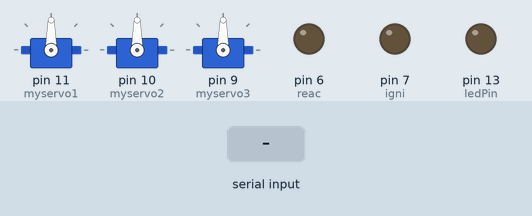
A sketch run on a simulated Arduino Uno, built with avr-gcc and run on an emulated ATmega328P. On the bench: 3 × servo, output pins drawn as LEDs (lit = HIGH). Inputs (shaded band) come from the test bench.

Above: at 1.2 s.
1.3 s: "<,>" received over Serial
At 2.2 s:
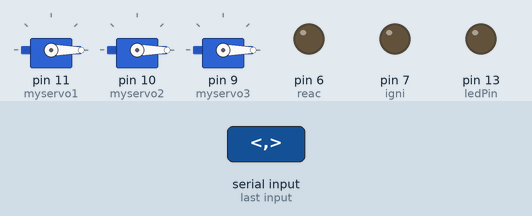
2.8 s: "<90,45>" received over Serial
At 3.4 s:
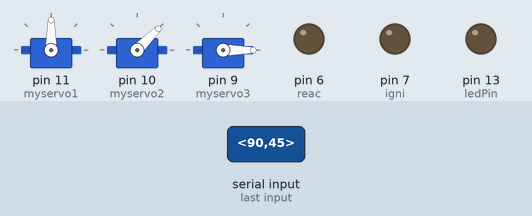
4.3 s: "<30,150>" received over Serial
At 5.5 s:
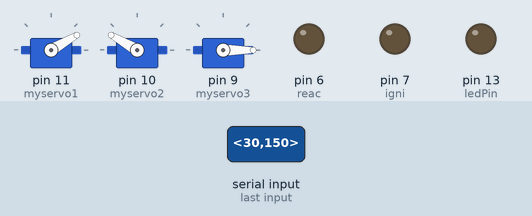
5.8 s: "<90>" received over Serial
At 6.8 s:
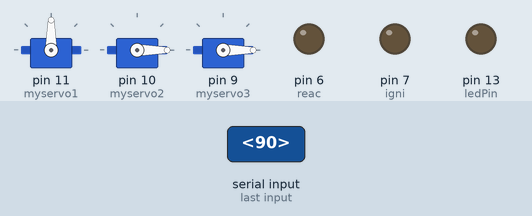
7.3 s: "<200>" received over Serial
At 8.0 s:
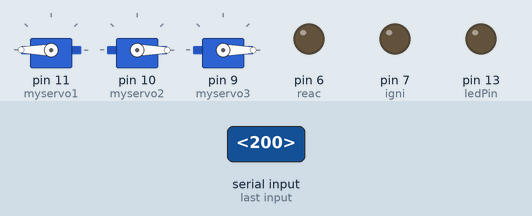
Timing chart, 0 to 9.8 s (numbered marks = the images above; inputs shaded):
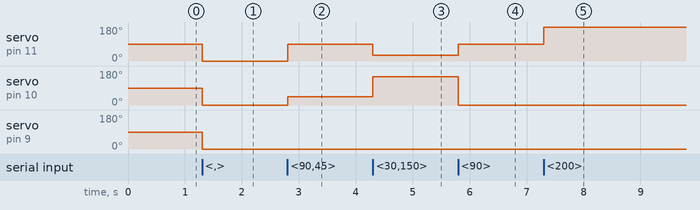

The sketch:

Hexapod.ino
```cpp
#include <Servo.h>
#define datalen 4

Servo myservo1;
Servo myservo2;
Servo myservo3;

const int buttonPin = 2;  // the number of the pushbutton pin
const int ledPin = 13;    // the number of the LED pin
int reac = 6;
int igni = 7;
int i = 0;
int move = 254;

String dataString = ""; // variable to hold input data
int dataArray[datalen]; // array to hold parsed integers
int dataIndex = 0; // index for dataArray

void setup() {
  Serial.begin(115200); // initialize serial communication

  pinMode(ledPin, OUTPUT);
  pinMode(reac, OUTPUT);
  pinMode(igni, OUTPUT);
  myservo1.attach(11);
  myservo2.attach(10);
  myservo3.attach(9);

  myservo1.write(90);
  myservo2.write(90);
  myservo3.write(90);
}

void loop() {
  if (Serial.available()) { // check if there is incoming data
    char incomingChar = Serial.read(); // read incoming character
    // Serial.print(incomingChar);
    if (incomingChar == '<') { // start of data
      dataString = ""; // clear input data
      dataIndex = 0; // reset index for dataArray
    } else if (incomingChar == '>') { // end of data
      parseData(); // call function to parse input data
      control();
    } else { // data character
      dataString += incomingChar; // add to input data
    }
  }

//testing
  // parseData(); // call function to parse input data
  // printData();  // call function to print parsed data
}

void parseData() {
  int commaIndex = 0; // index for locating commas in input string
  while (dataIndex < datalen) { // parse up to 4 integers
    commaIndex = dataString.indexOf(","); // find next comma in input string
    if (commaIndex == -1) {
      commaIndex = dataString.length();
    }
    dataArray[dataIndex] = dataString.substring(0, commaIndex).toInt(); // convert substring to integer and store in array
    dataString = dataString.substring(commaIndex + 1); // remove parsed substring and comma from input string
    dataIndex++; // move to next index in array
  }
}


void printData() {
  Serial.print("Parsed data: ");
  for (i = 0; i < datalen; i++) {
    Serial.print(dataArray[i]);
    Serial.print(" ");
  }
  Serial.println();
}

void control()
{
  myservo1.write(dataArray[0]); // 11 pin  tibia
  myservo2.write(dataArray[1]); // 10 pin  femur
  myservo3.write(dataArray[2]); // 9 pin   coxa

}
```

Measured:
- after the input at 1.3 s, servo on pin 11 (myservo1), servo on pin 10 (myservo2), servo on pin 9 (myservo3): 90° → 0° at once
- after the input at 2.8 s, servo on pin 11 (myservo1): 0° → 90° at once; servo on pin 10 (myservo2): 0° → 45° at once
- after the input at 4.3 s, servo on pin 11 (myservo1): 90° → 30° at once; servo on pin 10 (myservo2): 45° → 150° at once
- after the input at 5.8 s, servo on pin 11 (myservo1): 30° → 90° at once; servo on pin 10 (myservo2): 150° → 0° at once
- after the input at 7.3 s, servo on pin 11 (myservo1): 90° → 180° at once
